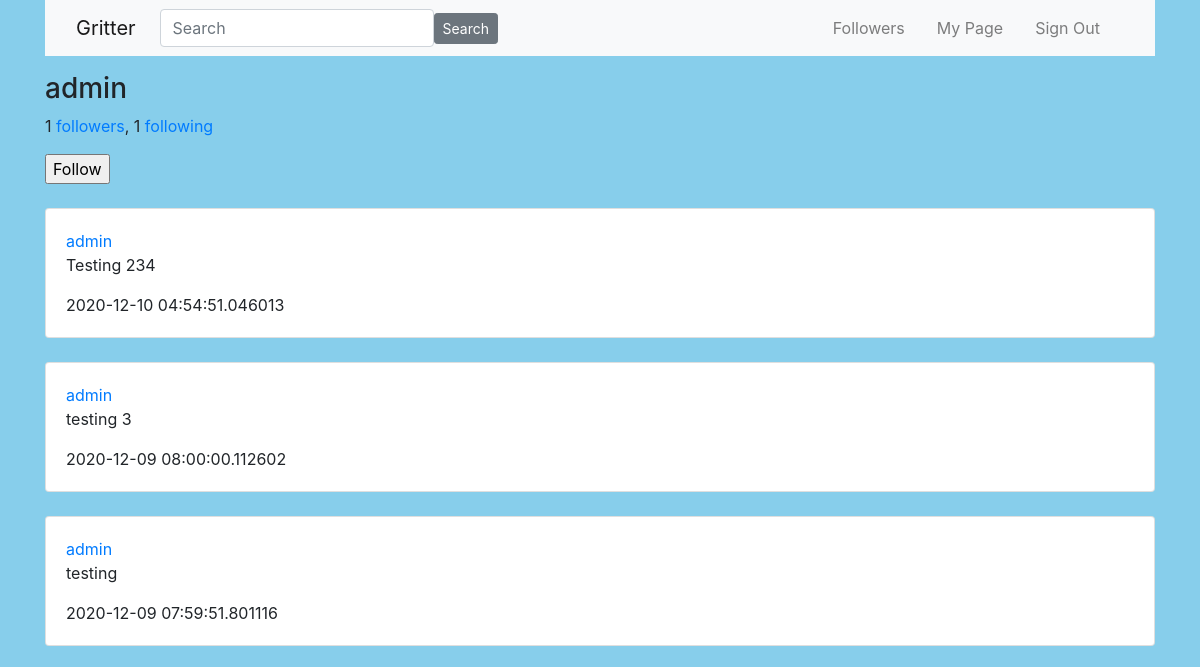
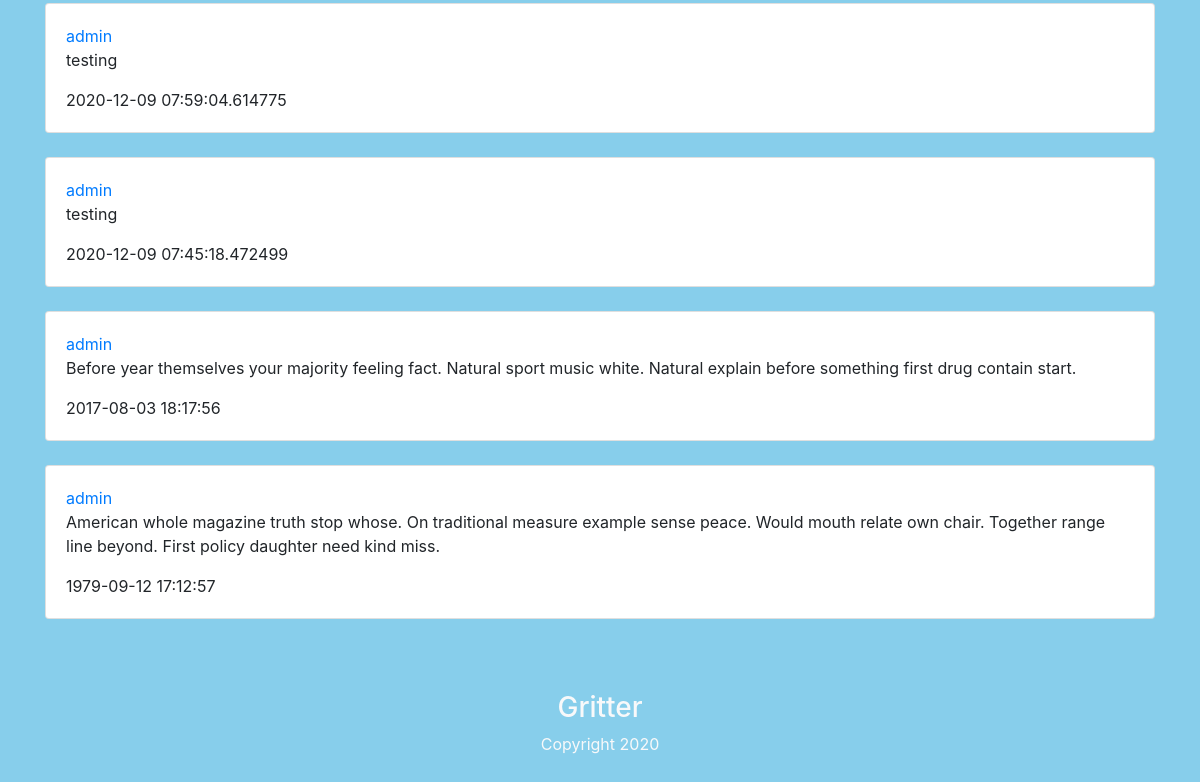
/user/admin (signed in), run on an earlier commit of the app's database (2 pictures, top to bottom).
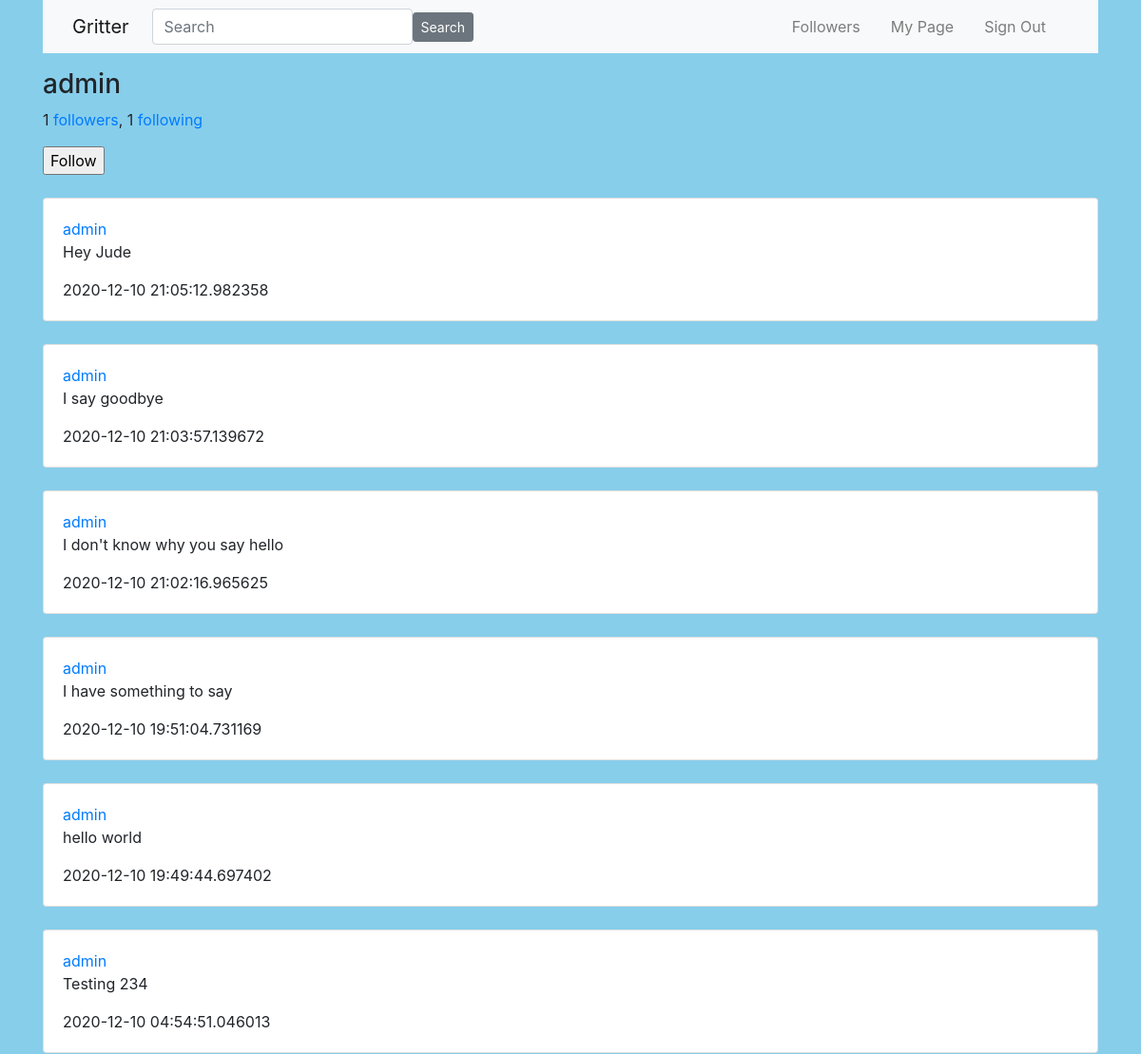
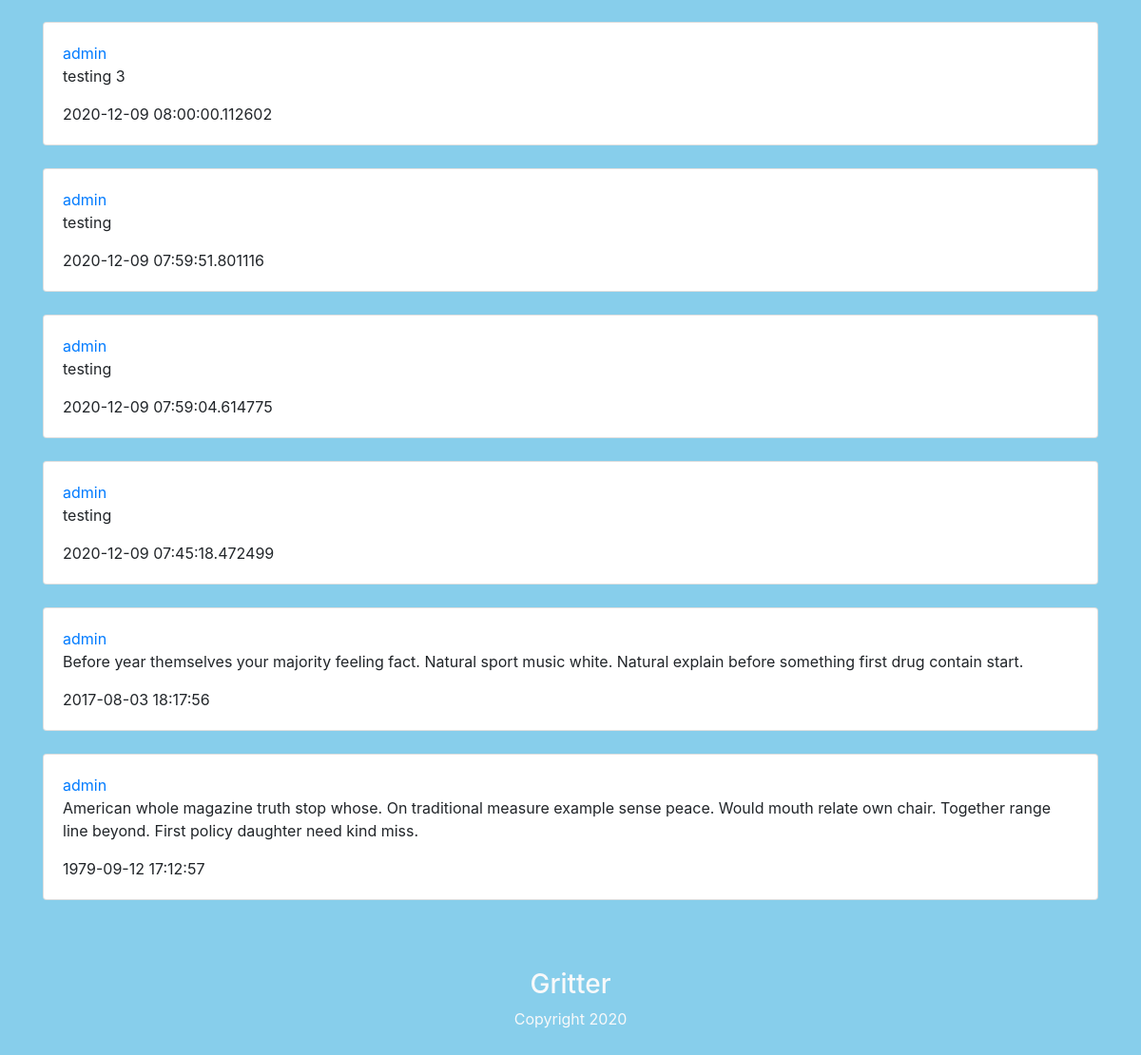
And on a later commit of the database (2 pictures, top to bottom).
### project/models.py (models this page shows, shortened)
class User(UserMixin, db.Model):
    id = db.Column(db.Integer, primary_key=True)
    username = db.Column(db.String(50), unique=True, nullable=False)
    password = db.Column(db.String(128), nullable=False)
    email = db.Column(db.String(100), unique=True, nullable=False)
    posts = db.relationship('Post', backref ='author', lazy='dynamic')
    followed = db.relationship(
        'User', secondary=followers,
        primaryjoin=(followers.c.follower_id == id),
        secondaryjoin=(followers.c.followed_id == id),
        backref=db.backref('followers', lazy='dynamic'), lazy='dynamic')
    def already_follow(self, user):
        return self.followed.filter(followers.c.followed_id == user.id).count() == 1

class Post(db.Model):
    id = db.Column(db.Integer, primary_key=True)
    content = db.Column(db.Text)
    like_count = db.Column(db.Integer, default=0)
    timestamp = db.Column(db.DateTime, index=True, default=datetime.utcnow)
    user_id = db.Column(db.Integer, db.ForeignKey('user.id'))

### project/routes.py (the view)
@app.route('/user/<username>', methods=['GET', 'POST'])
@login_required
def user(username):
    postform = UserPost()
    if postform.validate_on_submit():
        post = Post(content=postform.content.data, author=current_user)
        db.session.add(post)
        db.session.commit()
        return redirect(url_for('user', username=current_user.username))
    user = User.query.filter_by(username=username).first()
    form = FollowForm()
    posts = Post.query.filter_by(author=user).order_by(Post.id.desc()).all()
    return render_template('user.html', user=user, form=form, postform=postform, posts=posts)

### project/forms.py
class UserPost(FlaskForm):
    content = TextAreaField('Message', validators=[DataRequired()])
    submit = SubmitField('Post')

class FollowForm(FlaskForm):
    submit = SubmitField('Submit')

### project/models.py (called while the page is built)
@login.user_loader
def load_user(id):
    return User.query.get(int(id))

### project/templates/user.html (shortened to what this page needs)
{% extends "layout.html" %}
{% import "bootstrap/wtf.html" as wtf %}
{% block content %}
<div class="container" >
    <h3>{{ user.username }}</h3>
</div>
<div class="container" >
<p>
    {{ user.followers.count() }} <a href="{{ url_for('followers', username=current_user.username) }}">followers</a>,
    {{ user.followed.count() }} <a href="{{ url_for('following', username=current_user.username) }}">following</a>
</p>
{% if current_user.username != user.username %}
{% if not current_user.already_follow(user) %}
        <p>
            <form action="{{ url_for('follow', username=user.username) }}" method="post">
                {{ form.submit(value='Follow') }}
            </form>
        </p>
{% endif %}
{% endif %}
</div>
<div class="container">
    {% for post in posts %}
        <div class="card mt-4">
            <div class="card-body">
                <a class="card-text" href="{{ url_for('user', username=post.author.username) }}">{{ post.author.username }}</a>
                <p class="card-text">
                    {{ post.content }}
                </p>
                {{ post.timestamp }} <br>
            </div>
        </div>
    {% endfor %}
</div>
{% endblock content %}

### project/templates/layout.html (shortened to what this page needs)
<!DOCTYPE html>
{% import "bootstrap/wtf.html" as wtf %}
<html>
	<head>
    {% block head %}
        <link rel="stylesheet" href="https://cdn.jsdelivr.net/npm/bootstrap@4.5.3/dist/css/bootstrap.min.css">
		<link rel="stylesheet" href="{{ url_for('static', filename='style.css') }}" />
    {% endblock %}
	</head>
	<body text="#2d7051">
        <div class="container">
            <nav class="navbar navbar-expand-md bg-light navbar-light fixed-left">
              <div class="container">
                {% if current_user.is_anonymous  %}
                    <a class="navbar-brand mr-4" href="{{ url_for('home') }}">Gritter</a>
                {% else %}
                    <a class="navbar-brand mr-4" href="{{ url_for('user_home') }}">Gritter</a>
                {% endif %}
                  <form  class="form-inline" method="POST" action="{{ url_for('search') }}">
                <input class="form-control" name="search" type="search" placeholder="Search">
                <button class="btn btn-secondary btn-sm" type="submit">Search</button>
                  </form>
                <div class="collapse navbar-collapse" id="navbarToggle">
                    <div class="navbar-nav ml-auto">
                        {% if current_user.is_authenticated %}
                            <a class="nav-item nav-link mr-3 ml-auto" href="{{ url_for('followers', username=current_user.username) }}">Followers</a>
                            <a class="nav-item nav-link mr-3 ml-auto" href="{{ url_for('user', username=current_user.username) }}">My Page</a>
                            <a class="nav-item nav-link mr-3 ml-auto" href="{{ url_for('signout') }}">Sign Out</a>
                        {% else  %}
                            <a class="nav-item nav-link mr-3 ml-auto" href="{{ url_for('signup') }}">Sign Up</a>
                            <a class="nav-item nav-link mr-3 ml-auto" href="{{ url_for('signin') }}">Sign In</a>
                        {% endif %}
                    </div>
                </div>
              </div>
            </nav>
        </div>
        <div class="container pt-2">
            <div class="container pt-2">
        </div>
        </div>
        {% block content %}
        {% endblock %}
          <footer id="main-footer" class="bg-steel mt-5">
            <div class="container">
              <div class="row">
                <div class="col text-light text-center py-4">
                  <h3 class="text-light">Gritter</h3>
                  <p>Copyright 2020</p>
                </div>
              </div>
            </div>
          </footer>
	</body>
</html>

### project/static/styles/style.css (style rules this page uses)
body { background-color: #87CEEB; }

What changed in the data, as far as the page shows it:
added Post: author.username "admin", content "Hey Jude", timestamp "2020-12-10 21:05:12.982358"
added Post: author.username "admin", content "I say goodbye", timestamp "2020-12-10 21:03:57.139672"
added Post: author.username "admin", content "I don't know why you say hello", timestamp "2020-12-10 21:02:16.965625"
added Post: author.username "admin", content "I have something to say", timestamp "2020-12-10 19:51:04.731169"
added Post: author.username "admin", content "hello world", timestamp "2020-12-10 19:49:44.697402"
